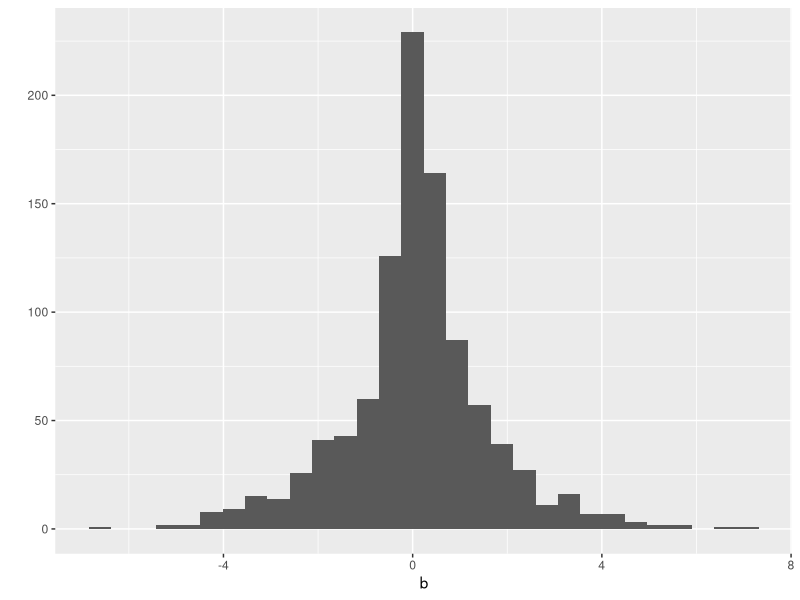

This figure's R source:
## ---- chunk 1

## ---- chunk 2
n <- 1000


## ---- chunk 3

library(tidyverse)

sim_exp_beta <- function(beta, n = 1000) {
  -beta * log(runif(n))
}

sim_exp<- function(n = 1000) {
  -log(runif(n))
}

cociente <- function(x){
  exp((x-1)^(2) / 2)
}

simula_normal <- function(){
  c <- sqrt(2*exp(1)/pi)
  x <- sim_exp(n = 1)
  u <- runif(1)
  while (u > cociente(x)/c) {
    u <- runif(1)
    x <- sim_exp_beta(1, n = 1)
  }
  z <- abs(x)
  if (u<=0.5) {Z <- z}
  else {Z <- -z} 
}

## simulacion

b<- rerun(1000, simula_normal()) %>% flatten_dbl()
qplot(b)   
